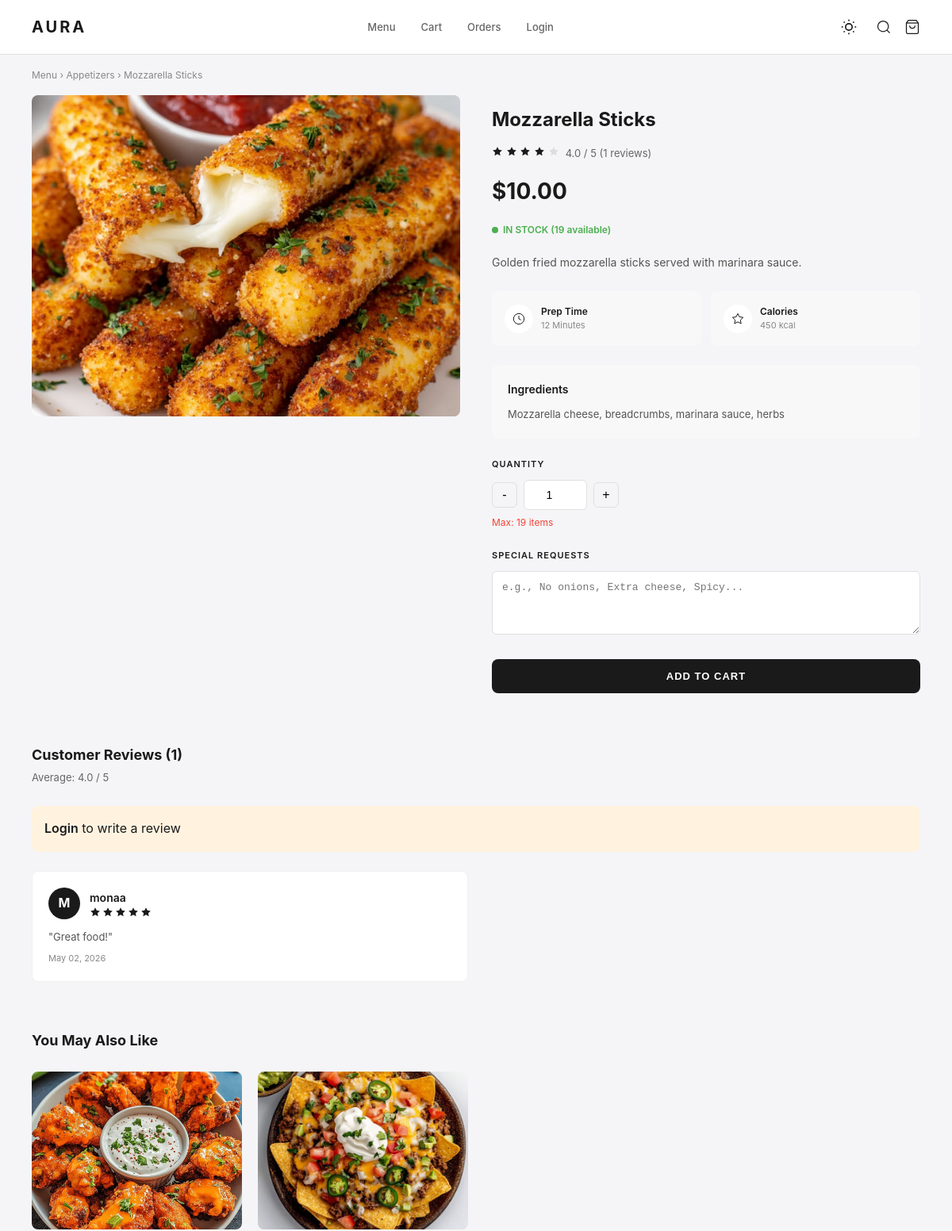
Page /customer/product/1 (upper part) on the earlier database version.
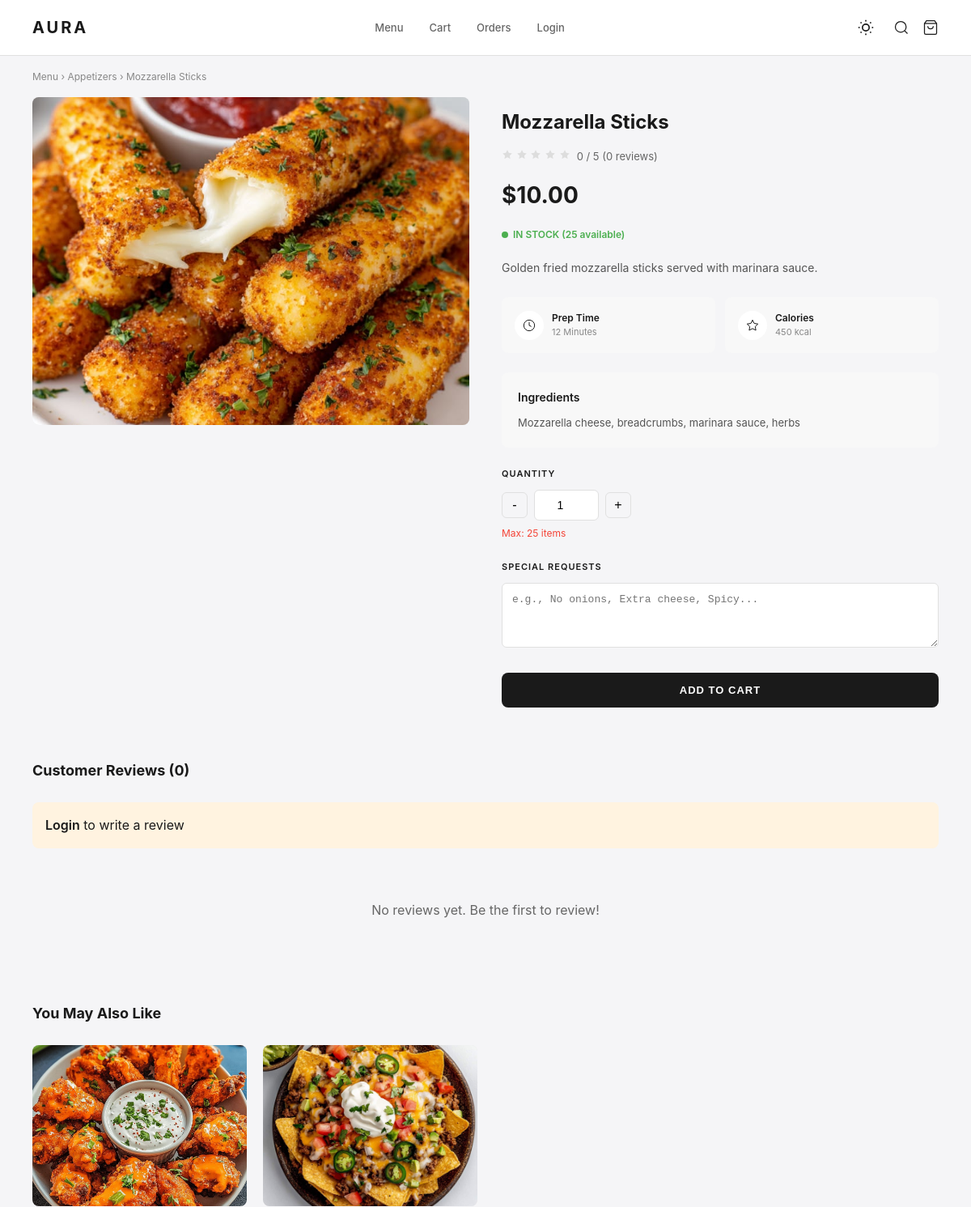
Same page on the later database version.
### app/models/review.py (models this page shows, shortened)
class Review(db.Model):
    __tablename__ = 'reviews'
    id = db.Column(db.Integer, primary_key=True)
    menu_item_id = db.Column(db.Integer, db.ForeignKey('menu_items.id'), nullable=False)
    customer_id = db.Column(db.Integer, db.ForeignKey('users.id'), nullable=False)
    rating = db.Column(db.Integer, nullable=False)  # 1-5
    comment = db.Column(db.Text)
    created_at = db.Column(db.DateTime, default=datetime.utcnow)
    customer = db.relationship('User', back_populates='reviews')

### app/models/user.py (models this page shows, shortened)
class User(db.Model):
    __tablename__ = 'users'
    id = db.Column(db.Integer, primary_key=True)
    username = db.Column(db.String(80), unique=True, nullable=False)
    email = db.Column(db.String(120), unique=True, nullable=False)
    password_hash = db.Column(db.String(256), nullable=False)
    phone = db.Column(db.String(20))
    address = db.Column(db.Text)
    created_at = db.Column(db.DateTime, default=datetime.utcnow)
    orders = db.relationship('Order', back_populates='customer', lazy=True, cascade='all, delete-orphan')
    reviews = db.relationship('Review', back_populates='customer', lazy=True, cascade='all, delete-orphan')

### app/models/menu_item.py (models this page shows, shortened)
class MenuItem(db.Model):
    __tablename__ = 'menu_items'
    id = db.Column(db.Integer, primary_key=True)
    name = db.Column(db.String(100), nullable=False)
    description = db.Column(db.Text)
    price = db.Column(db.Numeric(10, 2), nullable=False)
    category = db.Column(db.Enum(Category), nullable=False)
    image_url = db.Column(db.String(255))
    is_available = db.Column(db.Boolean, default=True)
    stock_quantity = db.Column(db.Integer, default=10)  # ← NEW: Available stock
    preparation_time = db.Column(db.Integer, default=15)
    calories = db.Column(db.Integer)
    ingredients = db.Column(db.Text)
    created_at = db.Column(db.DateTime, default=db.func.current_timestamp())
    order_items = db.relationship('OrderItem', backref='menu_item', lazy=True)
    reviews = db.relationship('Review', backref='menu_item', lazy=True, cascade='all, delete-orphan')
    @property
    def available_stock(self):
        from app.models.orders import Order, OrderStatus
        from app.models.order_item import OrderItem
        pending = db.session.query(db.func.sum(OrderItem.quantity)).join(
            Order, OrderItem.order_id == Order.id
        ).filter(
            OrderItem.menu_item_id == self.id,
            Order.status.in_([OrderStatus.PENDING, OrderStatus.CONFIRMED])
        ).scalar() or 0
        return max(0, self.stock_quantity - pending)
    @property
    def average_rating(self):
        if not self.reviews:
            return 0
        return round(sum(r.rating for r in self.reviews) / len(self.reviews), 1)

### app/routes/customer.py (the view)
@customer_bp.route('/product/<int:id>')
def product_details(id):
    from app.models.menu_item import MenuItem
    item = MenuItem.query.get_or_404(id)
    related = MenuItem.query.filter_by(
        category=item.category,
        is_available=True
    ).filter(MenuItem.id != id).limit(4).all()
    reviews = item.reviews.order_by(Review.created_at.desc()).all() if hasattr(item.reviews, 'order_by') else item.reviews
    return render_template('products/product_details.html',
                         item=item,
                         related=related,
                         reviews=reviews)

### app/templates/products/product_details.html (shortened to what the changed rows need)
{% extends "base.html" %}
{% block content %}
<main class="wrap">
  <div class="info">
    <h1>{{ item.name }}</h1>
    <div class="rating">
      <div class="stars">
        {% set avg_rating = item.average_rating %}
        {% for i in range(5) %}
          {% if i < avg_rating|int %}
            <svg width="14" height="14" viewBox="0 0 24 24" fill="var(--c1)"><path d="M12 2l3.09 6.26L22 9.27l-5 4.87 1.18 6.88L12 17.77l-6.18 3.25L7 14.14 2 9.27l6.91-1.01L12 2z"/></svg>
          {% else %}
            <svg width="14" height="14" viewBox="0 0 24 24" fill="#ddd"><path d="M12 2l3.09 6.26L22 9.27l-5 4.87 1.18 6.88L12 17.77l-6.18 3.25L7 14.14 2 9.27l6.91-1.01L12 2z"/></svg>
          {% endif %}
        {% endfor %}
      </div>
      <span>{{ avg_rating }} / 5 ({{ item.reviews|length }} reviews)</span>
    </div>
    <div class="price">
      <span class="now">${{ "%.2f"|format(item.price|float) }}</span>
    </div>
    {% set available = item.available_stock %}
    {% if available > 5 %}
      <div class="stock in-stock">
        <span class="dot in-stock"></span>
        IN STOCK ({{ available }} available)
      </div>
    {% elif available > 0 %}
      <div class="stock low-stock">
        <span class="dot low-stock"></span>
        LOW STOCK - Only {{ available }} left!
      </div>
    {% else %}
      <div class="stock out-of-stock">
        <span class="dot out-of-stock"></span>
        OUT OF STOCK
      </div>
    {% endif %}
    <p class="desc">{{ item.description or 'Delicious food crafted with passion and the finest ingredients.' }}</p>
    <div class="meta-info">
      <div class="meta-item">
      </div>
      <div class="meta-item">
      </div>
    </div>
    {% if item.ingredients %}
    <div class="ingredients">
      <h3>Ingredients</h3>
      <p>{{ item.ingredients }}</p>
    </div>
    {% endif %}
    {% if available > 0 %}
    <form id="addToCartForm" onsubmit="return addToCartDetail(event)">
      <div class="quantity">
        <div class="label">Quantity</div>
        <div style="display:flex;align-items:center;gap:8px;">
            <button type="button" onclick="adjustDetailQty(-1)" style="width:32px;height:32px;border:1.5px solid var(--cb);background:none;border-radius:6px;cursor:pointer;font-size:16px;">-</button>
            <input type="number" name="quantity" id="detailQty" class="qty-input" value="1" min="1" max="{{ available }}" required>
            <button type="button" onclick="adjustDetailQty(1)" style="width:32px;height:32px;border:1.5px solid var(--cb);background:none;border-radius:6px;cursor:pointer;font-size:16px;">+</button>
        </div>
        <div class="stock-limit">Max: {{ available }} items</div>
      </div>
      <div class="special-requests">
        <div class="label">Special Requests</div>
        <textarea name="special_requests" placeholder="e.g., No onions, Extra cheese, Spicy..."></textarea>
      </div>
      <div class="btns">
        <button type="submit" class="btn btn-b" id="addToCartBtn">
            <span id="btnText">Add to Cart</span>
        </button>
      </div>
    </form>
    {% else %}
    <div class="btns">
      <button class="btn btn-b" disabled>Out of Stock</button>
    </div>
    {% endif %}
  </div>
</main>
<section class="reviews">
  <div class="head">
    <div>
      <h2>Customer Reviews ({{ item.reviews|length }})</h2>
      {% if item.reviews %}
        <span style="font-size:13px;color:var(--cg);">
          Average: {{ item.average_rating }} / 5
        </span>
      {% endif %}
    </div>
  </div>
  {% if item.reviews %}
  <div class="r-grid">
    {% for review in item.reviews %}
    <div class="r-card">
      <div class="r-user">
        <div class="r-avatar">{{ review.customer.username[0]|upper }}</div>
        <div>
          <div class="r-name">{{ review.customer.username }}</div>
          <div class="r-stars">
            {% for i in range(5) %}
              {% if i < review.rating %}
                <svg viewBox="0 0 24 24"><path d="M12 2l3.09 6.26L22 9.27l-5 4.87 1.18 6.88L12 17.77l-6.18 3.25L7 14.14 2 9.27l6.91-1.01L12 2z"/></svg>
              {% else %}
                <svg viewBox="0 0 24 24" fill="#ddd"><path d="M12 2l3.09 6.26L22 9.27l-5 4.87 1.18 6.88L12 17.77l-6.18 3.25L7 14.14 2 9.27l6.91-1.01L12 2z"/></svg>
              {% endif %}
            {% endfor %}
          </div>
        </div>
      </div>
      <p class="r-text">"{{ review.comment or 'Great food!' }}"</p>
      <div style="font-size:11px;color:var(--cl);margin-top:8px;">
        {{ review.created_at.strftime('%B %d, %Y') }}
      </div>
    </div>
    {% endfor %}
  </div>
  {% else %}
  <div class="no-reviews">
    <p>No reviews yet. Be the first to review!</p>
  </div>
  {% endif %}
</section>
{% if related %}
<section class="rec">
  <h2>You May Also Like</h2>
  <div class="rec-g">
    {% for rel in related %}
    <a href="{{ url_for('customer.product_details', id=rel.id) }}" class="rec-c">
      <div class="rec-img">
        {% if rel.image_url %}
          {% set img_path = rel.image_url %}
          {% if img_path.startswith('static/') %}
            {% set img_path = img_path[7:] %}
          {% endif %}
          <img src="{{ url_for('static', filename=img_path) }}" alt="{{ rel.name }}" onerror="this.src='https://via.placeholder.com/300x225?text={{ rel.name | urlencode }}'">
        {% else %}
          <img src="https://via.placeholder.com/300x225?text={{ rel.name | urlencode }}" alt="{{ rel.name }}">
        {% endif %}
      </div>
    </a>
    {% endfor %}
  </div>
</section>
{% endif %}
{% endblock %}

Differences in the rows shown:
removed Review: average_rating "4.0", customer "M", customer.username "monaa", comment "Great food!", created_at "May 02, 2026"
Other differences:
{{ avg_rating }}: "4.0" → "0"
{{ item.reviews|length }}: "1" → "0"
{{ available }}: "19" → "25"
text no longer shown: "Average: / 5"
text now shown: "No reviews yet. Be the first to review!"
